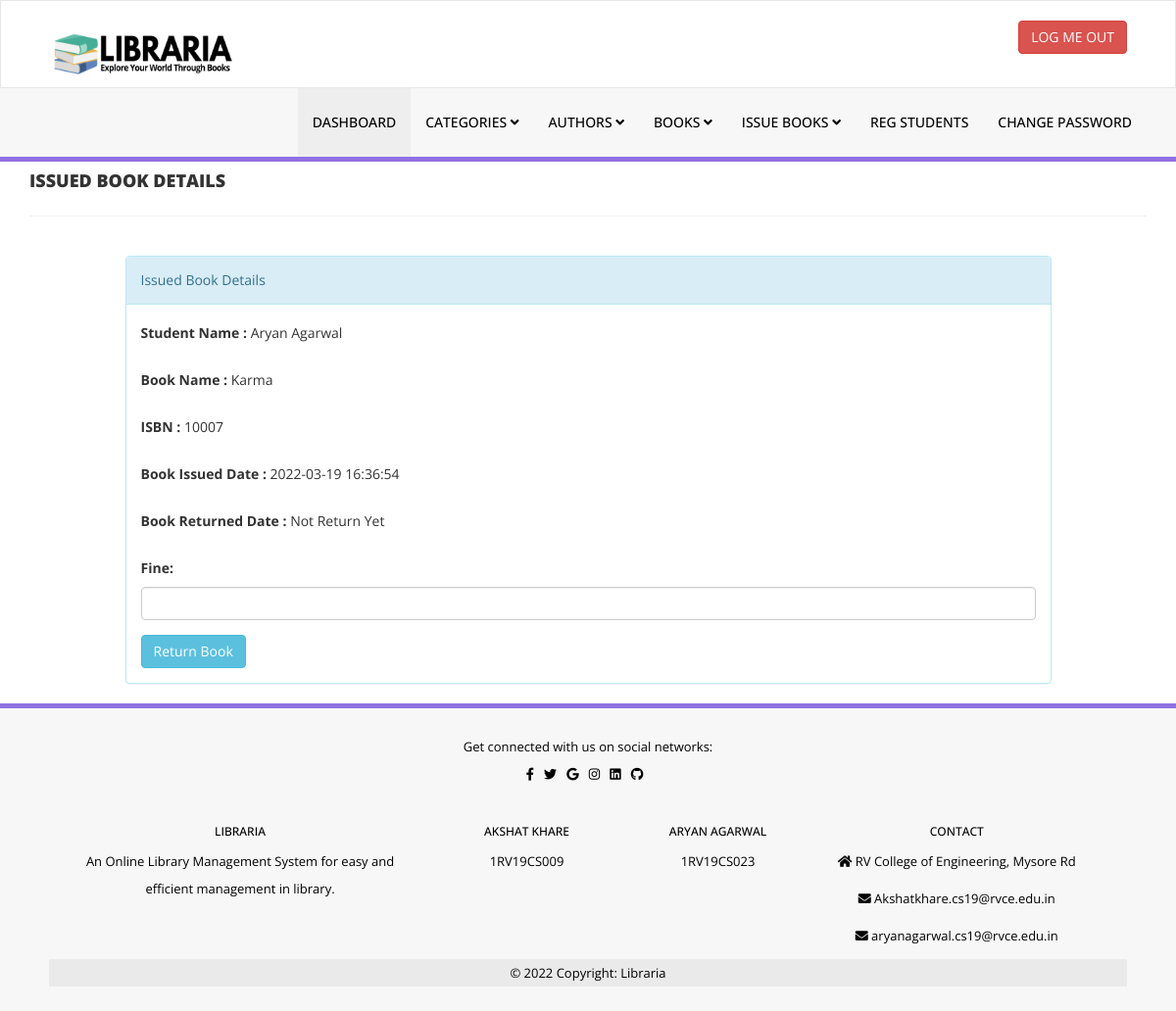
The page /library/admin/update-issue-bookdeails.php?rid=11 (signed in) on the database its author committed.
### tables this page shows
CREATE TABLE `tblissuedbookdetails` (
  `id` int(11) NOT NULL,
  `BookId` int(11) DEFAULT NULL,
  `StudentID` varchar(150) DEFAULT NULL,
  `IssuesDate` timestamp NULL DEFAULT current_timestamp(),
  `ReturnDate` timestamp NULL DEFAULT NULL ON UPDATE current_timestamp(),
  `RetrunStatus` int(1) DEFAULT NULL,
  `fine` int(11) DEFAULT NULL
);

CREATE TABLE `tblstudents` (
  `id` int(11) NOT NULL,
  `StudentId` varchar(100) DEFAULT NULL,
  `FullName` varchar(120) DEFAULT NULL,
  `EmailId` varchar(120) DEFAULT NULL,
  `MobileNumber` char(11) DEFAULT NULL,
  `Password` varchar(120) DEFAULT NULL,
  `Status` int(1) DEFAULT NULL,
  `RegDate` timestamp NULL DEFAULT current_timestamp(),
  `UpdationDate` timestamp NULL DEFAULT NULL ON UPDATE current_timestamp()
);

CREATE TABLE `tblbooks` (
  `id` int(11) NOT NULL,
  `BookName` varchar(255) DEFAULT NULL,
  `CatId` int(11) DEFAULT NULL,
  `AuthorId` int(11) DEFAULT NULL,
  `ISBNNumber` int(11) DEFAULT NULL,
  `BookPrice` int(11) DEFAULT NULL,
  `RegDate` timestamp NULL DEFAULT current_timestamp(),
  `UpdationDate` timestamp NULL DEFAULT NULL ON UPDATE current_timestamp()
);

### library/admin/update-issue-bookdeails.php (the view, shortened to what this page needs)
<?php
include('includes/config.php');
if(strlen($_SESSION['alogin'])==0)
    {
header('location:index.php');
}
else{
?>
<!DOCTYPE html>
<html xmlns="http://www.w3.org/1999/xhtml">
<head>
    <link href="assets/css/bootstrap.css" rel="stylesheet" />
    <link href="assets/css/font-awesome.css" rel="stylesheet" />
    <link href="assets/css/style.css" rel="stylesheet" />
</head>
<body>
<?php include('includes/header.php');?>
    <div class="content-wra
    <div class="content-wrapper">
         <div class="container">
        <div class="row pad-botm">
            <div class="col-md-12">
                <h4 class="header-line">Issued Book Details</h4>
                            </div>
</div>
<div class="row">
<div class="col-md-10 col-sm-6 col-xs-12 col-md-offset-1"">
<div class="panel panel-info">
<div class="panel-heading">
Issued Book Details
</div>
<div class="panel-body">
<form role="form" method="post">
<?php
$rid=intval($_GET['rid']);
$sql = "SELECT tblstudents.FullName,tblbooks.BookName,tblbooks.ISBNNumber,tblissuedbookdetails.IssuesDate,tblissuedbookdetails.ReturnDate,tblissuedbookdetails.id as rid,tblissuedbookdetails.fine,tblissuedbookdetails.RetrunStatus from  tblissuedbookdetails join tblstudents on tblstudents.StudentId=tblissuedbookdetails.StudentId join tblbooks on tblbooks.id=tblissuedbookdetails.BookId where tblissuedbookdetails.id=:rid";
$query = $dbh -> prepare($sql);
$query->bindParam(':rid',$rid,PDO::PARAM_STR);
$query->execute();
$results=$query->fetchAll(PDO::FETCH_OBJ);
if($query->rowCount() > 0)
{
foreach($results as $result)
{               ?>
<div class="form-group">
<label>Student Name :</label>
<?php echo htmlentities($result->FullName);?>
</div>
<div class="form-group">
<label>Book Name :</label>
<?php echo htmlentities($result->BookName);?>
</div>
<div class="form-group">
<label>ISBN :</label>
<?php echo htmlentities($result->ISBNNumber);?>
</div>
<div class="form-group">
<label>Book Issued Date :</label>
<?php echo htmlentities($result->IssuesDate);?>
</div>
<div class="form-group">
<label>Book Returned Date :</label>
<?php if($result->ReturnDate=="")
                                            {
                                                echo htmlentities("Not Return Yet");
                                            } else {
                                            echo htmlentities($result->ReturnDate);
}
                                            ?>
</div>
<div class="form-group">
<label>Fine:</label>
<?php
if($result->fine=="")
{?>
<input class="form-control" type="text" name="fine" id="fine"  required />
<?php }else {
echo htmlentities($result->fine);
}
?>
</div>
 <?php if($result->RetrunStatus==0){?>
<button type="submit" name="return" id="submit" class="btn btn-info">Return Book </button>
 </div>
<?php }}} ?>
                            </div>
                        </div>
                            </div>
        </div>
    </div>
  <?php include('includes/footer.php');?>
</body>
</html>
<?php } ?>

### library/admin/assets/css/style.css (style rules this page uses)
.header-line { font-weight:900; padding-bottom:25px; border-bottom:1px solid #eeeeee; text-transform:uppercase; }
.pad-botm { padding-bottom:30px; }

### rows shown on the page
tblissuedbookdetails: tblstudents.FullName "Aryan Agarwal", BookId.BookName "Karma", BookId.ISBNNumber "10007", IssuesDate "2022-03-19 16:36:54", shows "Return Book"
